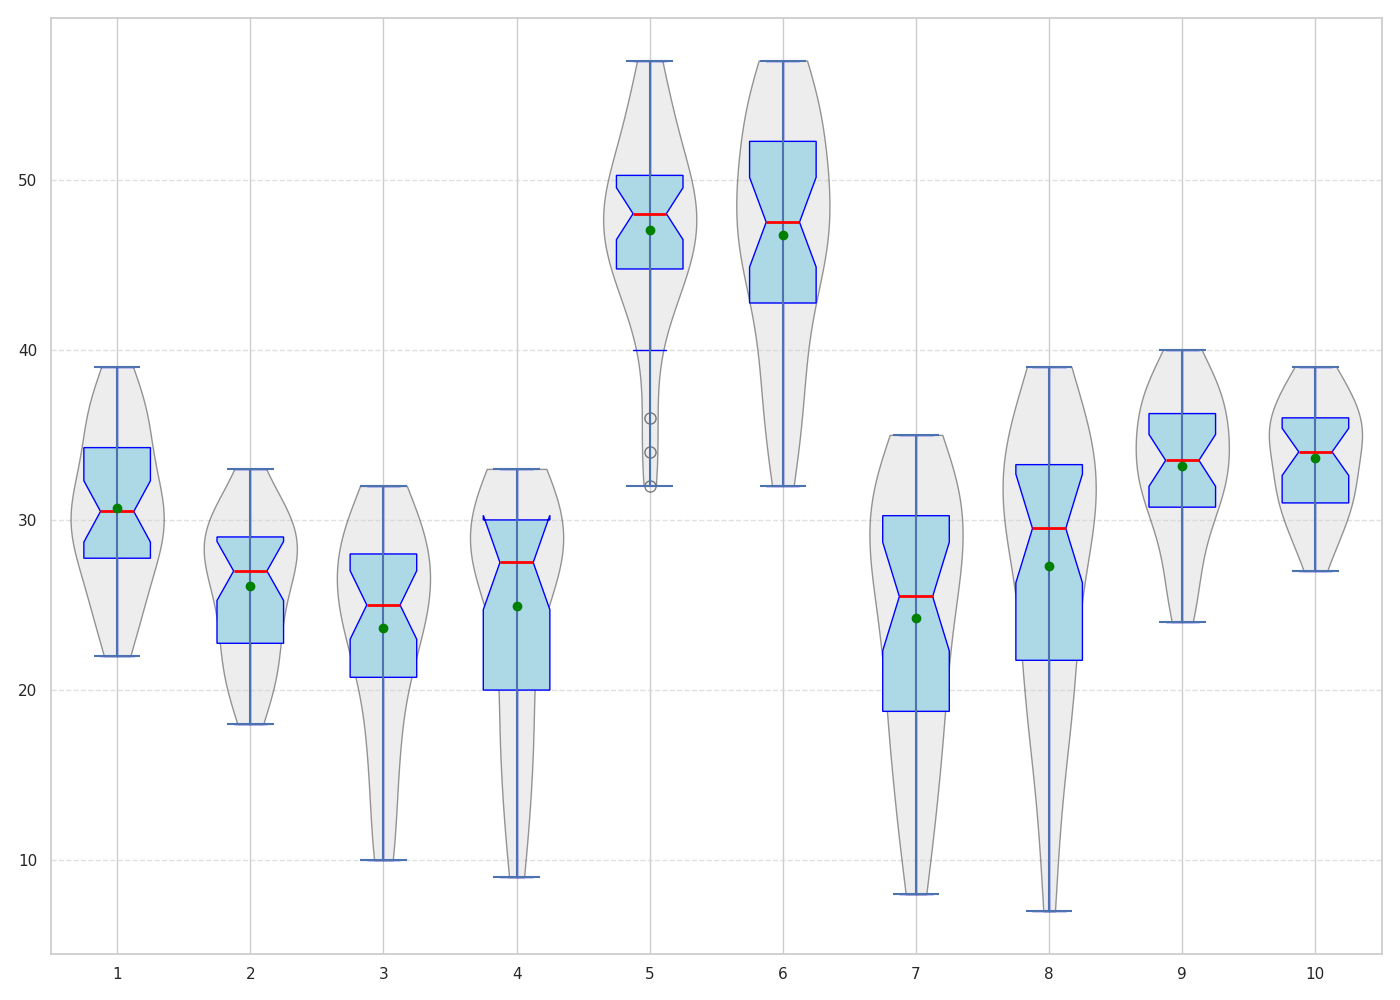

Reproduce this figure in Python.
import matplotlib.pyplot as plt
import numpy as np

# Define the expanded technology sectors with sub-categories
sectors = ['AI - Software', 'AI - Hardware', 'Cyber - Network', 'Cyber - Application', 
           'Fintech - Payments', 'Fintech - InsureTech', 'EdTech - K-12', 'EdTech - Higher Education',
           'HealthTech - Devices', 'HealthTech - Software']

# Synthetic monthly revenue growth data over five years for added complexity
ai_software_growth = [22, 24, 23, 25, 27, 30, 28, 25, 27, 26, 29, 31,
                      28, 32, 29, 30, 31, 33, 30, 31, 35, 29, 34, 37, 36, 35, 33, 32, 36, 37, 38, 39]
ai_hardware_growth = [18, 19, 22, 20, 21, 25, 24, 22, 23, 24, 20, 26,
                      27, 29, 22, 28, 30, 26, 28, 25, 27, 29, 31, 30, 32, 29, 31, 28, 30, 33, 29, 27]

cyber_network_growth = [10, 12, 11, 15, 18, 17, 16, 20, 22, 25, 27, 28,
                        26, 23, 22, 24, 26, 25, 23, 21, 25, 28, 29, 30, 31, 29, 32, 30, 31, 28, 26, 27]
cyber_app_growth = [9, 11, 13, 14, 16, 20, 17, 18, 20, 21, 24, 26,
                    27, 28, 29, 30, 28, 27, 26, 29, 32, 31, 33, 30, 29, 31, 32, 33, 30, 28, 29, 27]

fintech_payments_growth = [36, 34, 32, 40, 45, 43, 47, 44, 48, 45, 46, 49,
                           42, 44, 46, 48, 50, 47, 45, 49, 51, 53, 50, 48, 52, 55, 57, 54, 56, 52, 49, 48]
fintech_insuretech_growth = [38, 39, 35, 32, 34, 37, 40, 42, 45, 48, 44, 43,
                             46, 45, 47, 50, 53, 55, 52, 54, 56, 53, 57, 56, 55, 51, 50, 48, 47, 46, 48, 50]

edtech_k12_growth = [8, 10, 12, 15, 18, 16, 13, 17, 19, 22, 20, 21,
                     23, 25, 24, 26, 28, 30, 27, 25, 29, 31, 34, 32, 28, 30, 29, 33, 31, 35, 33, 32]
edtech_higher_growth = [7, 11, 14, 16, 19, 21, 23, 18, 20, 24, 27, 25,
                        22, 28, 29, 30, 32, 34, 33, 35, 37, 36, 31, 33, 38, 39, 34, 31, 30, 29, 32, 35]

healthtech_devices_growth = [25, 26, 24, 28, 29, 30, 27, 31, 34, 32, 30, 33,
                             36, 37, 35, 34, 38, 40, 39, 37, 35, 36, 31, 33, 32, 37, 39, 38, 36, 34, 32, 33]
healthtech_software_growth = [27, 29, 30, 28, 31, 32, 33, 35, 37, 36, 35, 38,
                              39, 37, 36, 35, 34, 33, 32, 31, 30, 29, 34, 32, 35, 37, 38, 39, 36, 35, 33, 31]

# Compile all data into a list for plotting
growth_data = [
    ai_software_growth, ai_hardware_growth,
    cyber_network_growth, cyber_app_growth,
    fintech_payments_growth, fintech_insuretech_growth,
    edtech_k12_growth, edtech_higher_growth,
    healthtech_devices_growth, healthtech_software_growth
]

fig, ax = plt.subplots(figsize=(14, 10))

bp = ax.boxplot(growth_data, vert=True, notch=True, patch_artist=True,
                boxprops=dict(facecolor='lightblue', color='blue'),
                whiskerprops=dict(color='blue'),
                capprops=dict(color='blue'),
                medianprops=dict(color='red', linewidth=2),
                flierprops=dict(marker='o', color='blue', markersize=8, alpha=0.5))

parts = ax.violinplot(growth_data, showmeans=False, showmedians=False, widths=0.7)
for pc in parts['bodies']:
    pc.set_facecolor('lightgrey')
    pc.set_edgecolor('black')
    pc.set_alpha(0.4)

means = [np.mean(data) for data in growth_data]
ax.scatter(range(1, len(means) + 1), means, color='green', zorder=3)

ax.yaxis.grid(True, linestyle='--', which='major', color='lightgrey', alpha=0.7)

plt.tight_layout()
plt.show()
